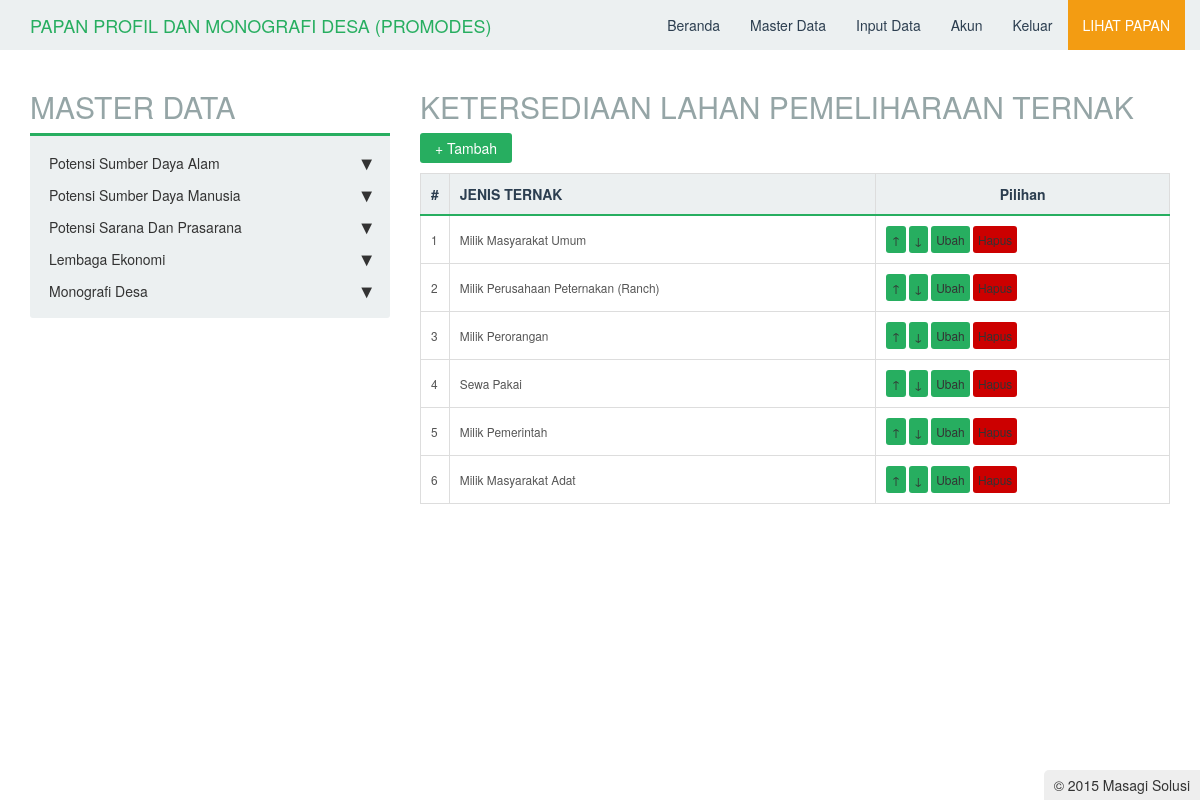
Page /master/potensi_sda/peternakan_perikanan/pemeliharaan_ternak/master.php (signed in) on the committed database.
### tables this page shows
CREATE TABLE IF NOT EXISTS `tbpemeliharaan_ternak` (
  `id` int(11) NOT NULL AUTO_INCREMENT,
  `nama` varchar(225) NOT NULL,
  `posisi` int(11) NOT NULL,
  PRIMARY KEY (`id`)
);

### master/potensi_sda/peternakan_perikanan/pemeliharaan_ternak/master.php (the view, shortened to what this page needs)
<?php
include_once "../../../../functions/urut.php";
include_once "../../../../master/header.php";
echo "<h2>KETERSEDIAAN LAHAN PEMELIHARAAN TERNAK</h2>";
$mod = $_GET['mod'];
if($mod == "tambah"){
    if(isset($_POST['simpan'])){
        $nama = $_POST['nama'];
        $s = mysql_query("select max(posisi) as urut from tbpemeliharaan_ternak");
        $d = mysql_fetch_array($s);
        $posisi  = $d['urut']+1;
        for($i = 0;$i < sizeof($nama);$i++){
           if($nama[$i] != ""){
               $q = mysql_query("insert into tbpemeliharaan_ternak(nama,posisi) values('".mysql_real_escape_string($nama[$i])."','".($posisi+$i)."')");
           }
        }
        if($q){
            echo "<script>window.location='master.php';</script>";
        }
    }
    echo "<link rel='stylesheet' type='text/css' href='../../../../lib/css/table2.css'/>";
?>
<script type="text/javascript" src="../../../../lib/js/jquery-1.9.1.min.js"></script>
<script type="text/javascript">
$(document).ready(function(){
    var count = 0;
    $nama = $("#nama");
    $add = $("#add");
    $add.click(function(e){
        var countNext = count+1;
        $("#input"+count).append("<div>&nbsp;&nbsp;<input type='text' name='nama[]' id='nama"+count+"'/><div id='input"+countNext+"'></div></div>");
        $("#nama"+count).focus();
        count++;
    });
});
</script>
<form method="post">
    <table>
        <tr>
            <td>Jenis Ternak</td>
            <td id='nama'><div id='input0'> : <input type='text' name='nama[]' id='nama' required/><a class='btn' href='#' id='add'>+</a></div></td>
        </tr>
        <tr>
            <td></td>
            <td><input type='submit' name='simpan' value='Tambah'></td>
        </tr>
    </table>
</form>
<?php
}
else if($mod == "hapus"){
    $id = abs((int)$_GET['id']);
    $q = mysql_query("delete from tbpemeliharaan_ternak where id='$id'");
    if($q){
        echo "<script>window.location='master.php';</script>";
    }
}
else
{
    echo "<link rel='stylesheet' type='text/css' href='../../../../lib/css/table.css'/>";
    echo "<input type='reset' onclick=\"window.location='?mod=tambah';\" value='+ Tambah'/>";
    echo "<table>
            <tr>
                <th>#</th>
                <th align=left>JENIS TERNAK</th>
                <th>Pilihan</th>
            </tr>";
    $n1 = 1;
    $s1= mysql_query("select * from tbpemeliharaan_ternak order by posisi asc");
    while($d1 = mysql_fetch_array($s1)){
        echo "<tr>
                <td>$n1</td>
                <td>$d1[nama]</td>
                <td><a class='edit' href='?mod=urut&id=$d1[id]&tipe=1&posisi=up'>&#8593;</a> <a class='edit' href='?mod=urut&id=$d1[id]&tipe=1&posisi=down'>&#8595;</a> <a class='edit' href='?mod=ubah&id=$d1[id]'>Ubah</a> <a class='del' href='#' onclick='confirmDelete(\"?mod=hapus&id=$d1[id]\");'>Hapus</a></td>
            </tr>";
        $n1++;
    }
    echo "</table>";
}
include_once "../../../../master/footer.php";
?>

### rows in the picture
tbpemeliharaan_ternak: nama "Milik Masyarakat Umum"
tbpemeliharaan_ternak: nama "Milik Perusahaan Peternakan (Ranch)"
tbpemeliharaan_ternak: nama "Milik Perorangan"
tbpemeliharaan_ternak: nama "Sewa Pakai"
tbpemeliharaan_ternak: nama "Milik Pemerintah"
tbpemeliharaan_ternak: nama "Milik Masyarakat Adat"
